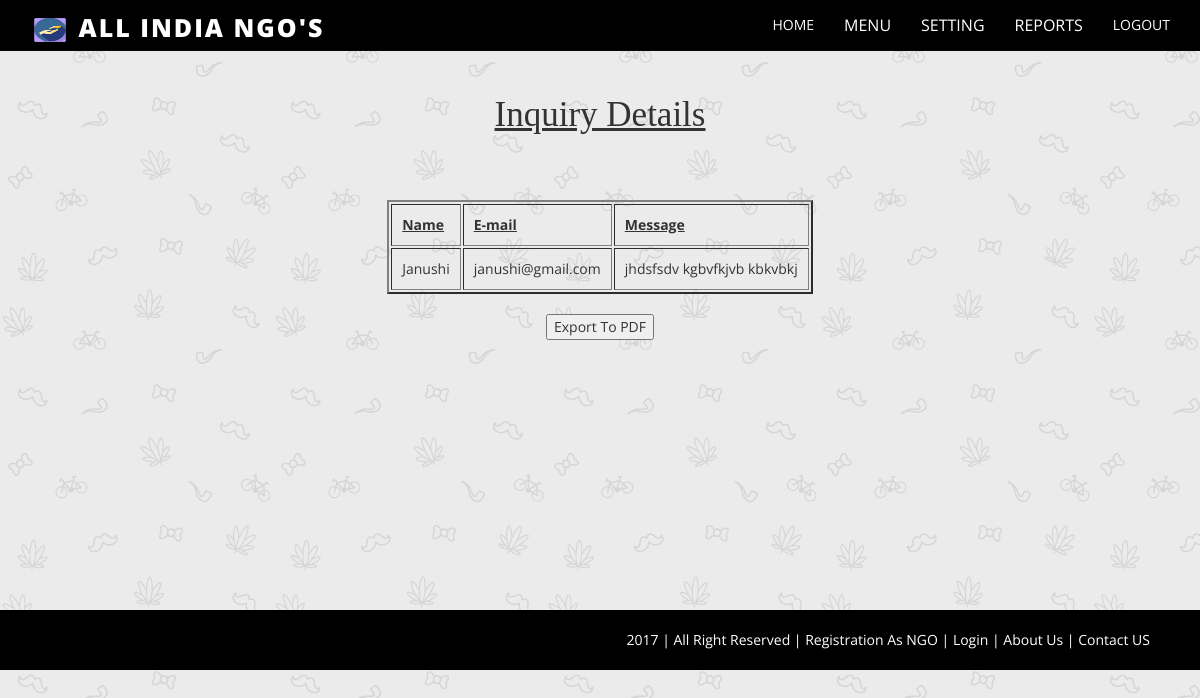
Page /project/inquiry_ajax.php on the committed database.
### tables this page shows
CREATE TABLE IF NOT EXISTS `inquiry_table` (
  `inqid` int(11) NOT NULL AUTO_INCREMENT,
  `inqname` varchar(20) NOT NULL,
  `emailid` varchar(50) NOT NULL,
  `msg` varchar(200) NOT NULL,
  PRIMARY KEY (`inqid`)
);

### project/inquiry_ajax.php (the view, shortened to what this page needs)
<?php
		include("adminheader.php");
	include("dbconnection.php");
	$rsb=$obj->query("select * from inquiry_table");
?>
<center>
   <br>
<span class="table"> Inquiry Details</span><br><br>
<br>
<br>
<table class="tbl"border=2>
	<tr>
		<td style="padding:10px"><b><u>Name</b></u></td>
		<td style="padding:10px"><b><u>E-mail</b></u></td>
		<td style="padding:10px"><b><u>Message</b></u></td>
	</tr>
	<?php
			while($rsf=$rsb->fetch())
			{
		?>
			<tr>
			<td style="padding:10px"><?php echo $rsf["inqname"]; ?></td>
			<td style="padding:10px"><?php echo $rsf["emailid"]; ?></td>
			<td style="padding:10px"><?php echo $rsf["msg"]; ?></td>
			</tr>
             <?php
			}
			 ?>
			</table>
			<br>
			<form action="tcpdf/examples/inquiry.php" method="post">
			<input type="submit" class="tbox" value="Export To PDF">
</form>
<?php
	include("adminfooter.php");
?></center>

### project/inquiry_ajax.php (style rules this page uses)
.table { color:dark grey; font-family:bookman old style; font-size:35px; text-decoration:underline; }
.tbl { border-collapse: separate; border-spacing: 2px 2px; border-color:dark grey; }

### rows in the picture
inquiry_table: inqname "Janushi", emailid "janushi@gmail.com", msg "jhdsfsdv kgbvfkjvb kbkvbkj"
